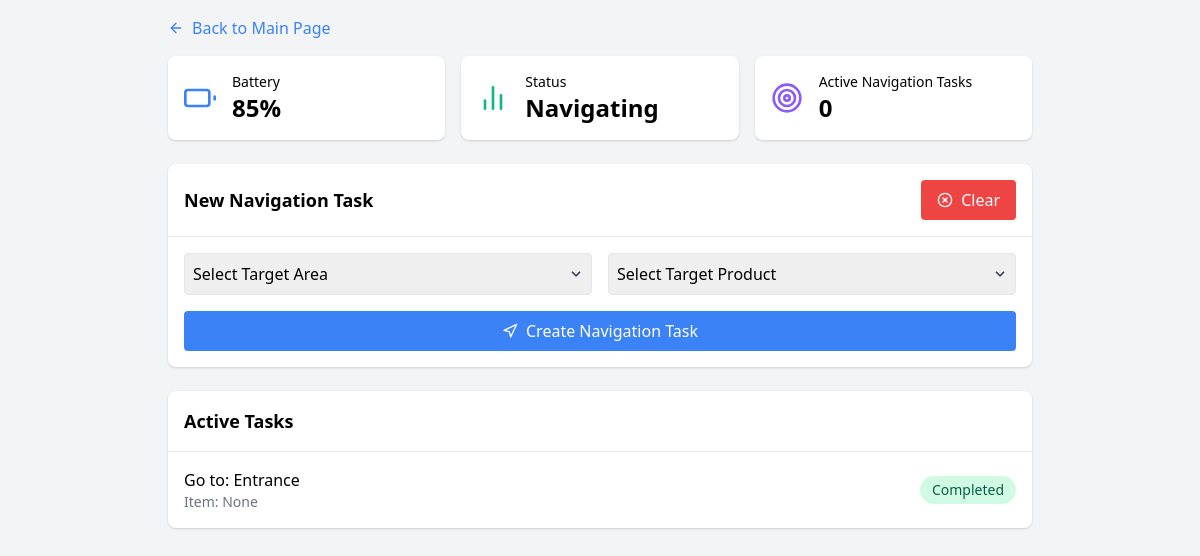
/navigation, run on the app's committed database.
### app.py (models this page shows)
class Navigation(db.Model):
    id = db.Column(db.Integer, primary_key=True)
    target_area = db.Column(db.String(100), nullable=False)
    target_product = db.Column(db.String(200), nullable=False)
    status = db.Column(db.String(20), default='Queued')
    created_at = db.Column(db.DateTime, default=datetime.utcnow)

### app.py (the view)
@app.route('/navigation')
def navigation():
    navigation_tasks = Navigation.query.all()
    robot_status = get_robot_status()
    robot_status['active_tasks'] = get_active_count(Navigation)
    robot_status['status'] = "Navigating"
    return render_template('navigation.html',
                         tasks=navigation_tasks,
                         robot_status=robot_status,
                         page_type="navigation")

### app.py (called while the page is built)
def get_robot_status():
    return {
        'battery_level': 85,
    }

def get_active_count(model):
    return model.query.filter_by(status='In Progress').count()

### templates/navigation.html (shortened to what this page needs)
{% extends "base.html" %}
{% from 'components.html' import status_cards %}
{% block content %}
<div class="p-4 max-w-4xl mx-auto">
    <a href="{{ url_for('home') }}" class="inline-flex items-center mb-4 text-blue-500 hover:text-blue-700">
        <i data-feather="arrow-left" class="w-4 h-4 mr-2"></i>
        Back to Main Page
    </a>
    {{ status_cards(robot_status, 'navigation') }}
    <div class="bg-white rounded-lg shadow mb-6">
        <div class="p-4 border-b flex justify-between items-center">
            <h2 class="text-lg font-semibold">New Navigation Task</h2>
            <button id="clear-button"
                    class="bg-red-500 text-white py-2 px-4 rounded flex items-center hover:bg-red-600">
                <i data-feather="x-circle" class="w-4 h-4 mr-2"></i>
                Clear
            </button>
        </div>
        <div class="p-4">
            <form id="taskForm" class="grid grid-cols-1 md:grid-cols-2 gap-4" data-type="navigation">
                <div class="relative">
                    <select id="target_area"
                            name="target_area"
                            class="border rounded p-2 w-full appearance-none"
                            required>
                        <option value="" disabled selected>Select Target Area</option>
                    </select>
                    <div class="pointer-events-none absolute inset-y-0 right-0 flex items-center px-2 text-gray-700">
                    </div>
                </div>
                <div class="relative">
                    <select id="target_product"
                            name="target_product"
                            class="border rounded p-2 w-full appearance-none"
                            required>
                        <option value="" disabled selected>Select Target Product</option>
                    </select>
                    <div class="pointer-events-none absolute inset-y-0 right-0 flex items-center px-2 text-gray-700">
                    </div>
                </div>
                <button type="submit"
                        class="bg-blue-500 text-white rounded p-2 flex items-center justify-center md:col-span-2">
                    <i data-feather="navigation" class="w-4 h-4 mr-2"></i>
                    Create Navigation Task
                </button>
            </form>
        </div>
    </div>
    <div class="bg-white rounded-lg shadow">
        <div class="p-4 border-b">
            <h2 class="text-lg font-semibold">Active Tasks</h2>
                </div>
        <div class="divide-y" id="tasksList">
            {% for task in tasks %}
            <div class="p-4 flex items-center justify-between" id="task-{{ task.id }}">
                <div>
                    <div class="font-medium">
                        Go to: {{ task.target_area }}
                    </div>
                    <div class="text-sm text-gray-500">Item: {{ task.target_product }}</div>
                </div>
                <div class="flex items-center space-x-4">
                    <span class="px-3 py-1 rounded-full text-sm
                        {% if task.status == 'In Progress' %}
                            bg-blue-100 text-blue-800
                        {% elif task.status == 'Completed' %}
                            bg-green-100 text-green-800
                        {% else %}
                            bg-gray-100 text-gray-800
                        {% endif %}">
                        {{ task.status }}
                    </span>
                </div>
            </div>
            {% endfor %}
        </div>
    </div>
</div>
{% endblock %}

### data on the page
Navigation: target_area "Entrance", target_product "None", status "Completed"

### other printed values
{{ robot_status.battery_level }} "85"
{{ robot_status.status }} "Navigating"
{{ robot_status.active_tasks }} "0"
